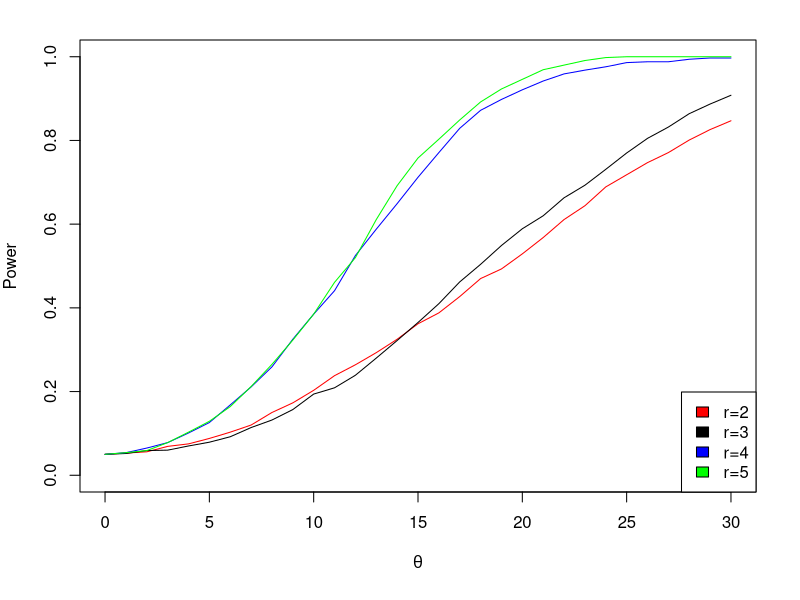

This figure's R source:
power.r5 = c(0.050 , 0.054 , 0.059 , 0.078 , 0.103 , 0.129 , 0.164 , 0.212 , 0.265 , 0.323 , 0.385 , 0.461 , 0.520 , 0.611 , 0.692 , 0.758 , 0.803 , 0.849 , 0.892 , 0.923 , 0.946 , 0.969 , 0.980 , 0.991 , 0.998 , 1.000 , 1.000 , 1.000 , 1.000 , 1.000 , 1.000)
power.r4 = c(0.050 , 0.054 , 0.065 , 0.078 , 0.101 , 0.126 , 0.168 , 0.211 , 0.259 , 0.325 , 0.385 , 0.441 , 0.525 , 0.588 , 0.649 , 0.712 , 0.771 , 0.829 , 0.872 , 0.898 , 0.921 , 0.942 , 0.959 , 0.968 , 0.976 , 0.986 , 0.988 , 0.988 , 0.994 , 0.997 , 0.997)
power.r3 = c(0.050 , 0.052 , 0.059 , 0.060 , 0.070 , 0.079 , 0.092 , 0.114 , 0.132 , 0.157 , 0.194 , 0.209 , 0.239 , 0.280 , 0.322 , 0.365 , 0.410 , 0.462 , 0.504 , 0.549 , 0.589 , 0.620 , 0.663 , 0.693 , 0.731 , 0.770 , 0.805 , 0.832 , 0.864 , 0.887 , 0.908)
power.r2 = c(0.050 , 0.053 , 0.056 , 0.069 , 0.075 , 0.088 , 0.103 , 0.120 , 0.150 , 0.173 , 0.203 , 0.238 , 0.264 , 0.293 , 0.325 , 0.362 , 0.388 , 0.427 , 0.470 , 0.493 , 0.529 , 0.568 , 0.611 , 0.644 , 0.689 , 0.718 , 0.747 , 0.771 , 0.801 , 0.826 , 0.847)

theta = 0:30

par(mar = c(5.4, 4, 2, 2.2), xpd = TRUE)
plot(theta, power.r2, xlim=c(theta[1],theta[length(theta)]), ylim=c(0,1), type="l", pch=3, col="red", xlab=expression(theta), ylab=expression(Power))
# Add a line
lines(theta, power.r3, xlim=c(theta[1],theta[length(theta)]), ylim=c(0,1), pch=3, col="black", type="l")
# Add a line
lines(theta, power.r4, xlim=c(theta[1],theta[length(theta)]), ylim=c(0,1), pch=3, col="blue", type="l")
# Add a line
lines(theta, power.r5, xlim=c(theta[1],theta[length(theta)]), ylim=c(0,1), pch=3, col="green", type="l")
# Add a legend
legend("bottomright",
       c(expression(paste('r=2'),paste('r=3'),paste('r=4'),paste('r=5'))),
       fill=c("red","black","blue","green"))